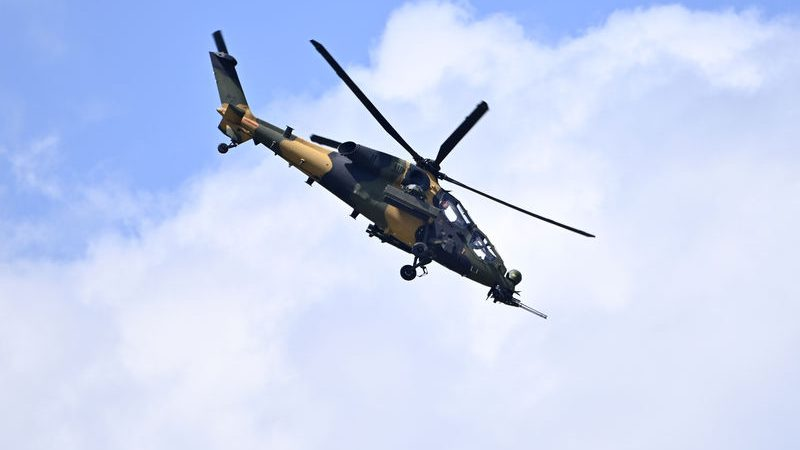
#> input picture Goruntu_Isleme_Kurslari_Ve_Calismalari/Goruntu_Isleme/temelVeriOnIslemeUygulamalri/images/atak.jpg, 800 x 450 px, found by its file name
$ python resmi_dondurme.py
#> lines starting #> are read from the running program, lines starting #| are printed output that depends on the picture
import cv2
import numpy as np

img = cv2.imread("atak.jpg",0)
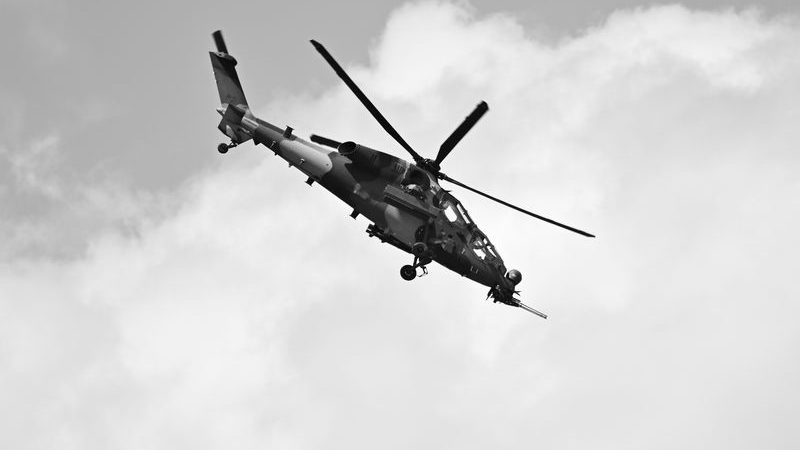
#> img: shape (450, 800); min 0, max 255, mean 210

row , col = img.shape # satır , sütün
#> row = 450; col = 800

#M = cv2.getRotationMatrix2D(center, angle, scale)

M = cv2.getRotationMatrix2D((col/3, row/3), 180, 1)

dst = cv2.warpAffine(img, M, (col, row))
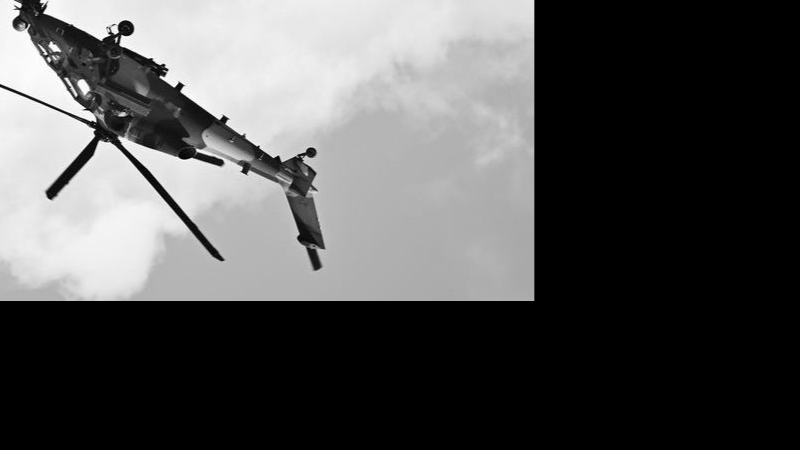
#> dst: shape (450, 800); min 0, max 255, mean 83.5


cv2.imshow("dst", dst)
cv2.waitKey(0)
cv2.destroyAllWindows()

$ run again, with Goruntu_Isleme_Kurslari_Ve_Calismalari/Goruntu_Isleme/temelVeriOnIslemeUygulamalri/images/smile.jpg copied over Goruntu_Isleme_Kurslari_Ve_Calismalari/Goruntu_Isleme/temelVeriOnIslemeUygulamalri/images/atak.jpg
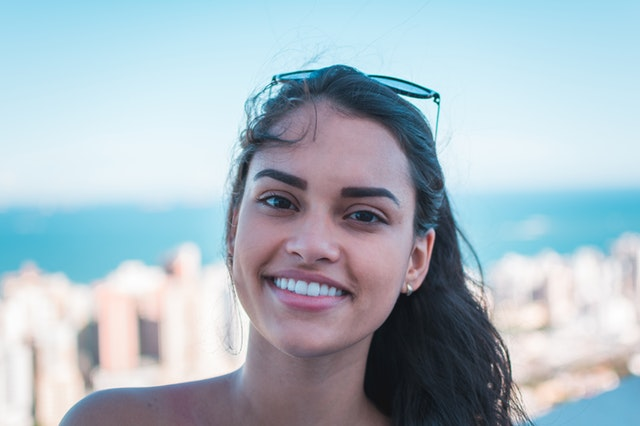
#> input picture Goruntu_Isleme_Kurslari_Ve_Calismalari/Goruntu_Isleme/temelVeriOnIslemeUygulamalri/images/smile.jpg, 640 x 426 px, found by its file name
#> `img = cv2.imread("atak.jpg",0)`:
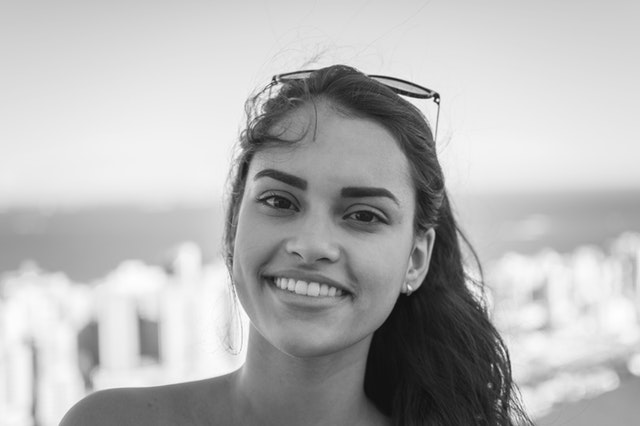
#> img: shape (426, 640); min 12, max 255, mean 181.5
#> `dst = cv2.warpAffine(img, M, (col, row))`:
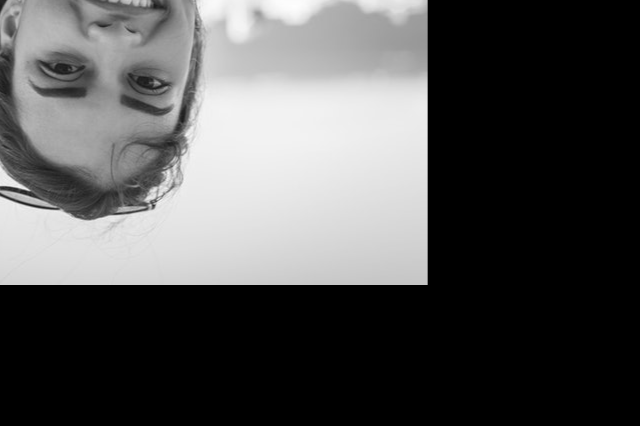
#> dst: shape (426, 640); min 0, max 254, mean 83.6
